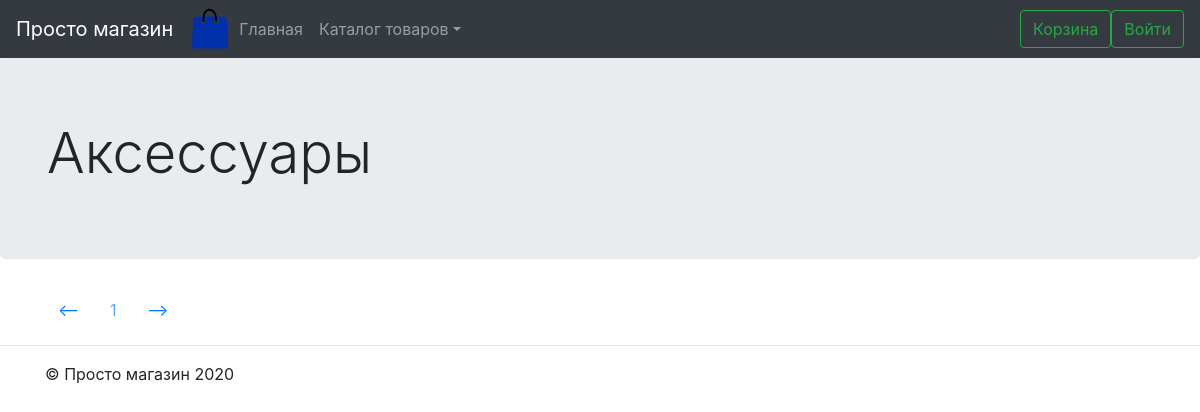
/section/5, run on an earlier commit of the app's database.
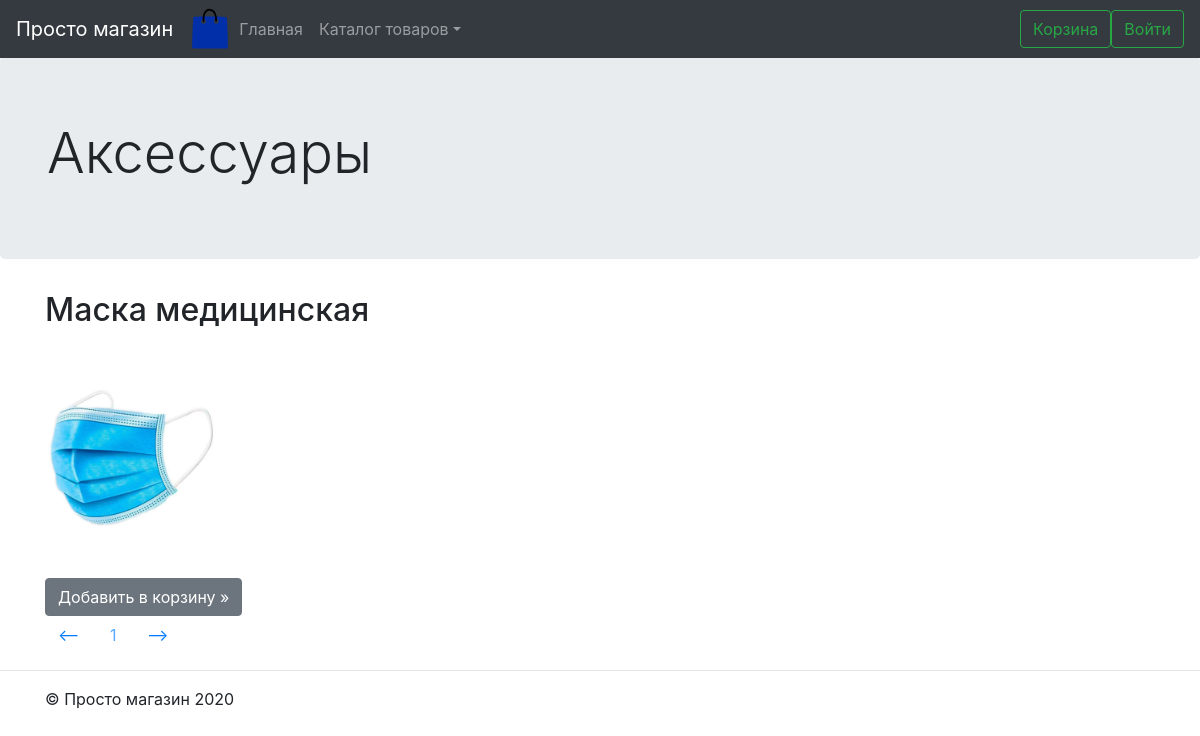
And on a later commit of the database.
### app/models.py (models this page shows, shortened)
class Product(models.Model):
    name = models.CharField(max_length=100, verbose_name='Товар')
    photo = models.FileField(upload_to='products/%Y/%m/%d/', verbose_name='Фотография')
    inf = models.TextField(verbose_name='Описание товара')
    section = models.ForeignKey('Section', on_delete=models.CASCADE)
    class Meta:
        verbose_name = 'Товар'
        verbose_name_plural = 'Товары'

### app/views.py (the view)
# urls.py: path('section/<int:id>', views.section_view, name='section'),
def section_view(request, id=0):
    prod_page = ''
    current_page = ''
    prev_page, next_page = '', ''
    current_section = 0
    sections_page = ''
    template = 'app/empty_section.html'
    sections = Section.objects.all()
    if id:
        try:
            current_section = sections.filter(id=id)[0]
            sections_page = current_section.get_children()
        except IndexError:
            current_section = 0
        if current_section:
            if len(sections_page) == 0:
                current_id = id
                template = 'app/section.html'
                prod_list = Product.objects.filter(section=current_id)
                paginator = Paginator(prod_list, 2)
                current_page = request.GET.get('page', 1)
                prod_page = paginator.get_page(current_page)
                if prod_page.has_previous():
                    prev_page = prod_page.previous_page_number()
                else:
                    prev_page = 1
                if prod_page.has_next():
                    next_page = prod_page.next_page_number()
                else:
                    next_page = paginator.num_pages
    if not current_section:
        current_section = 'Добро пожаловать в Простомагазин!'
    context = {'sections': sections,
               'current_section': current_section,
               'section_page': sections_page,
               'prod_page': prod_page,
               'current_page': current_page,
               'prev_page_url': f'{reverse(section_view)}{id}?page={prev_page}',
               'next_page_url': f'{reverse(section_view)}{id}?page={next_page}',
               }
    return render(request, template_name=template, context=context)

### app/models.py (called while the page is built)
    def __str__(self):
        return self.name

### app/templates/app/section.html (shortened to what this page needs)
{% extends "./_base.html" %}
{% load static %}
{% load mptt_tags %}
{% block hint %}
<div class="jumbotron">
    <div class="container">
        <h2 class="display-4">{{current_section}}</h2>
    </div>
</div>
{% endblock %}
{% block content %}
<div class="container">
    <div class="row">
        {% for product in prod_page %}
        <div class="col-md-4">
            <h2>{{product.name}}</h2>
            <a href="/good?id={{product.id}}">
                <img src="{{product.photo.url}}" width="180">
            </a>
            <form method="post" action="/cart/?id={{product.id}}">
                <input type="submit" class="btn btn-secondary" value="Добавить в корзину »">
            </form>
        </div>
        {% endfor %}
    </div>
    {% if prev_page_url %}<a class="btn button-primary" href="{{ prev_page_url }}">⟵</a>{% endif %}
    <a class="btn button disabled" href="">{{ current_page }}</a>
    {% if next_page_url %}<a class="btn button-primary" href="{{ next_page_url }}">⟶</a>{% endif %}
</div>
{% endblock %}

What changed in the data, as far as the page shows it:
added Product: name "Маска медицинская", photo (picture)
